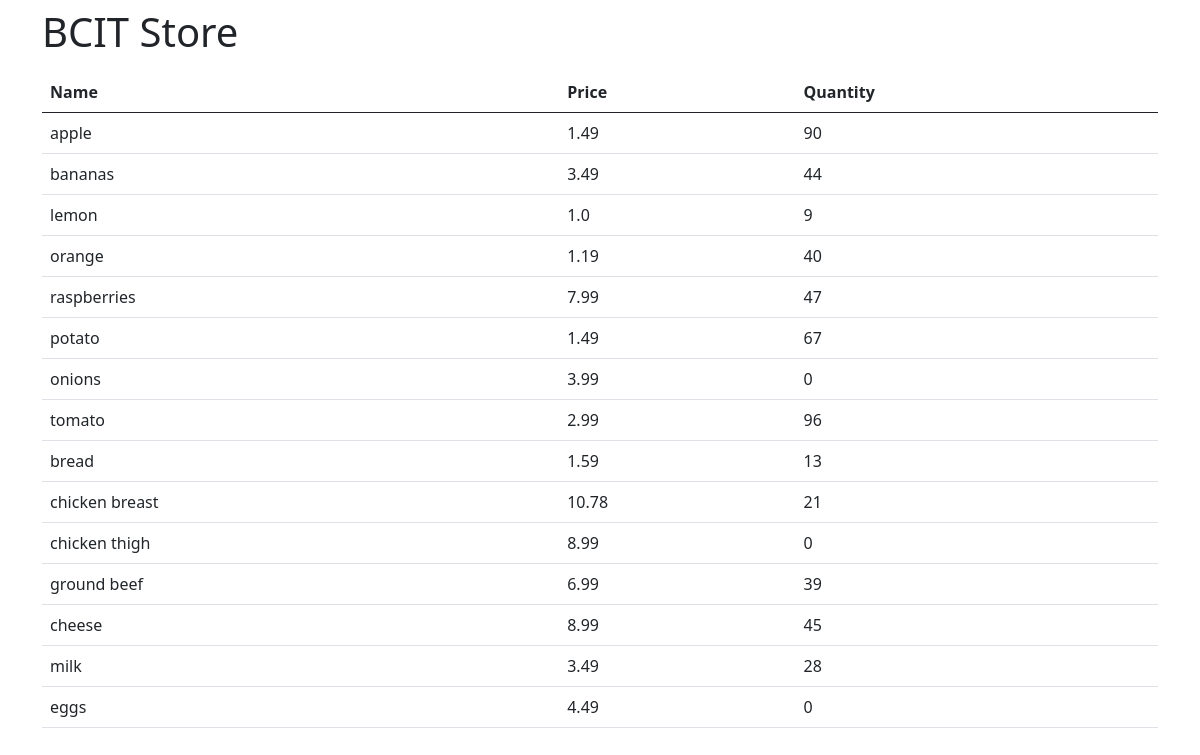
/, run on an earlier commit of the app's database.
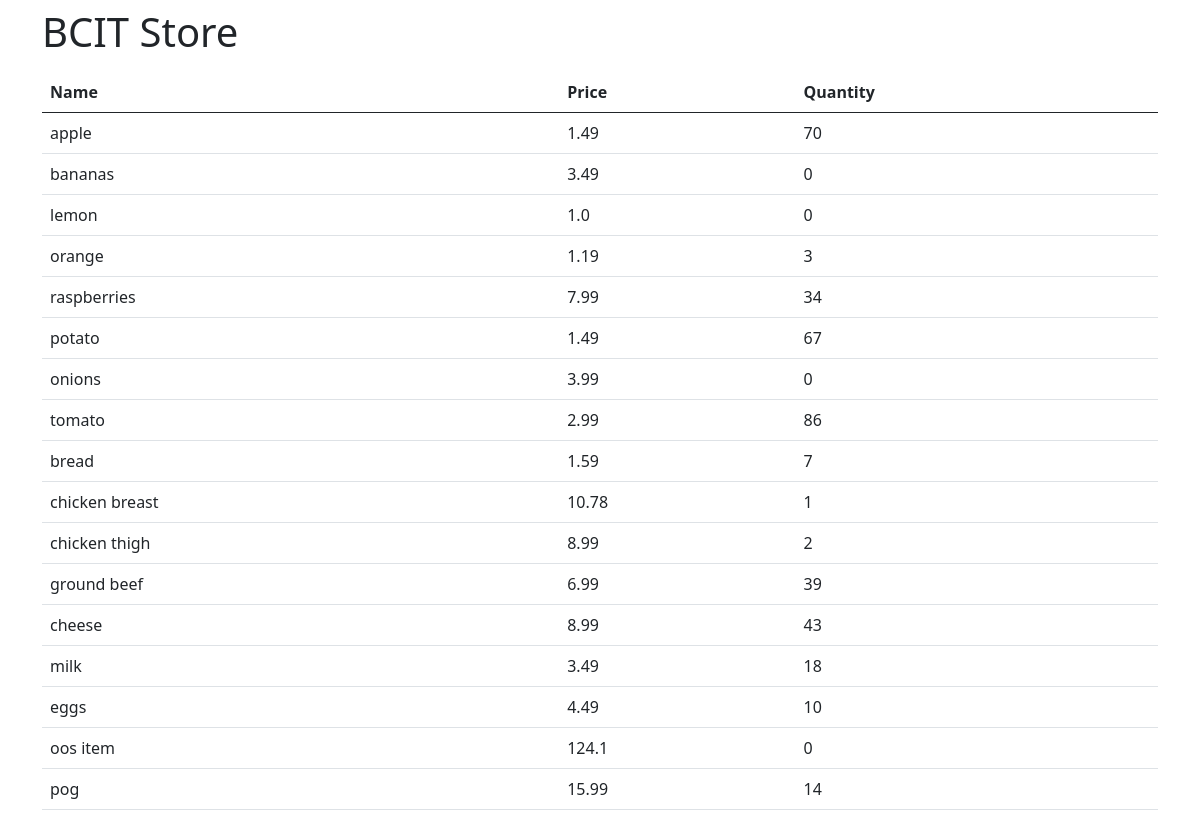
And on a later commit of the database.
### models.py (models this page shows, shortened)
class Product(db.Model):
    name = db.Column(db.String, unique=True, primary_key=True, nullable=False)
    price = db.Column(db.Float)
    quantity = db.Column(db.Integer)

### app.py (the view)
@app.route("/")
def home():
    data = Product.query.all()
    return render_template("index.html", products=data)

### templates/index.html
{% extends "base.html" %}
{% block content %}
<h1 class="py-2">BCIT Store</h1>
<table class="table table-highlighted">
    <thead>
        <tr>
            <th>Name</th>
            <th>Price</th>
            <th>Quantity</th>
        </tr>
    </thead>
    <tbody>
        {% for product in products %}
        <tr>
            <td>{{ product.name }}</td>
            <td>{{ product.price }}</td>
            <td>{{ product.quantity }}</td>
        </tr>
        {% endfor %}
    </tbody>
</table>
{% endblock %}

### templates/base.html (shortened to what this page needs)
<!doctype html>
<html lang="en">
<head>
    <link href="https://cdn.jsdelivr.net/npm/bootstrap@5.0.2/dist/css/bootstrap.min.css" rel="stylesheet"
>
</head>
<body>
    <div class="container">
        {% block content %}
        {% endblock %}
    </div>
</body>
</html>

What changed in the data, as far as the page shows it:
changed Product "apple": quantity "90" → "70"
changed Product "bananas": quantity "44" → "0"
changed Product "lemon": quantity "9" → "0"
changed Product "orange": quantity "40" → "3"
changed Product "raspberries": quantity "47" → "34"
changed Product "tomato": quantity "96" → "86"
changed Product "bread": quantity "13" → "7"
changed Product "chicken breast": quantity "21" → "1"
changed Product "chicken thigh": quantity "0" → "2"
changed Product "cheese": quantity "45" → "43"
changed Product "milk": quantity "28" → "18"
changed Product "eggs": quantity "0" → "10"
added Product: name "oos item", price "124.1", quantity "0"
added Product: name "pog", price "15.99", quantity "14"
